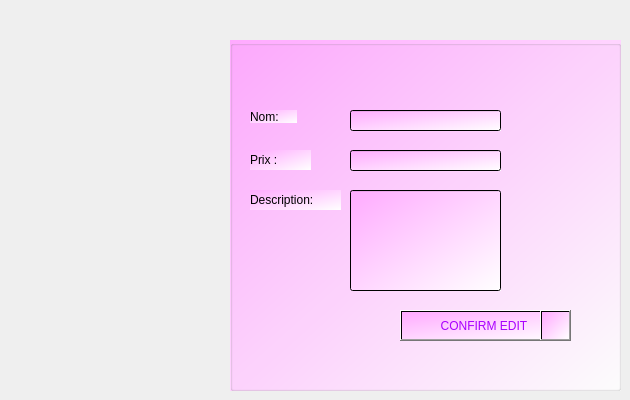
      <widget class="QWidget" name="tab_7">
       <attribute name="title">
        <string>Page</string>
       </attribute>
       <widget class="QGroupBox" name="groupBox_5">
        <property name="geometry">
         <rect>
          <x>230</x>
          <y>40</y>
          <width>391</width>
          <height>351</height>
         </rect>
        </property>
        <property name="styleSheet">
         <string notr="true">background-color: qlineargradient(spread:pad, x1:0, y1:0, x2:1, y2:1, stop:0 rgba(255, 170, 255, 255), stop:1 rgba(255, 255, 255, 255));
</string>
        </property>
        <property name="title">
         <string/>
        </property>
        <widget class="QLabel" name="nom_label_4">
         <property name="geometry">
          <rect>
           <x>20</x>
           <y>70</y>
           <width>47</width>
           <height>13</height>
          </rect>
         </property>
         <property name="styleSheet">
          <string notr="true">
font: 75 12pt &quot;MS Shell Dlg 2&quot;;</string>
         </property>
         <property name="text">
          <string>Nom:</string>
         </property>
        </widget>
        <widget class="QPushButton" name="ajouter_B_4">
         <property name="geometry">
          <rect>
           <x>410</x>
           <y>210</y>
           <width>75</width>
           <height>23</height>
          </rect>
         </property>
         <property name="text">
          <string>Ajouter</string>
         </property>
        </widget>
        <widget class="QLineEdit" name="nomME_LE_2">
         <property name="geometry">
          <rect>
           <x>120</x>
           <y>70</y>
           <width>151</width>
           <height>21</height>
          </rect>
         </property>
        </widget>
        <widget class="QLineEdit" name="prixME_LE_2">
         <property name="geometry">
          <rect>
           <x>120</x>
           <y>110</y>
           <width>151</width>
           <height>21</height>
          </rect>
         </property>
        </widget>
        <widget class="QLabel" name="prix_label_3">
         <property name="geometry">
          <rect>
           <x>20</x>
           <y>110</y>
           <width>61</width>
           <height>20</height>
          </rect>
         </property>
         <property name="styleSheet">
          <string notr="true">
font: 75 12pt &quot;MS Shell Dlg 2&quot;;</string>
         </property>
         <property name="text">
          <string>Prix :</string>
         </property>
        </widget>
        <widget class="QLineEdit" name="descME_LE_2">
         <property name="geometry">
          <rect>
           <x>120</x>
           <y>150</y>
           <width>151</width>
           <height>101</height>
          </rect>
         </property>
        </widget>
        <widget class="QLabel" name="prix_label_5">
         <property name="geometry">
          <rect>
           <x>20</x>
           <y>150</y>
           <width>91</width>
           <height>20</height>
          </rect>
         </property>
         <property name="styleSheet">
          <string notr="true">
font: 75 12pt &quot;MS Shell Dlg 2&quot;;</string>
         </property>
         <property name="text">
          <string>Description:</string>
         </property>
        </widget>
        <widget class="QPushButton" name="ConfrimEditME_B">
         <property name="geometry">
          <rect>
           <x>170</x>
           <y>270</y>
           <width>171</width>
           <height>31</height>
          </rect>
         </property>
         <property name="styleSheet">
          <string notr="true">color:#aa00ff;
font: 75 12pt &quot;MS Shell Dlg 2&quot;;</string>
         </property>
         <property name="text">
          <string>CONFIRM EDIT </string>
         </property>
        </widget>
        <widget class="QPushButton" name="pushButton_14">
         <property name="geometry">
          <rect>
           <x>310</x>
           <y>270</y>
           <width>31</width>
           <height>31</height>
          </rect>
         </property>
         <property name="styleSheet">
          <string notr="true">image: url(:/resource/check.png);</string>
         </property>
         <property name="text">
          <string/>
         </property>
        </widget>
       </widget>
      </widget>
